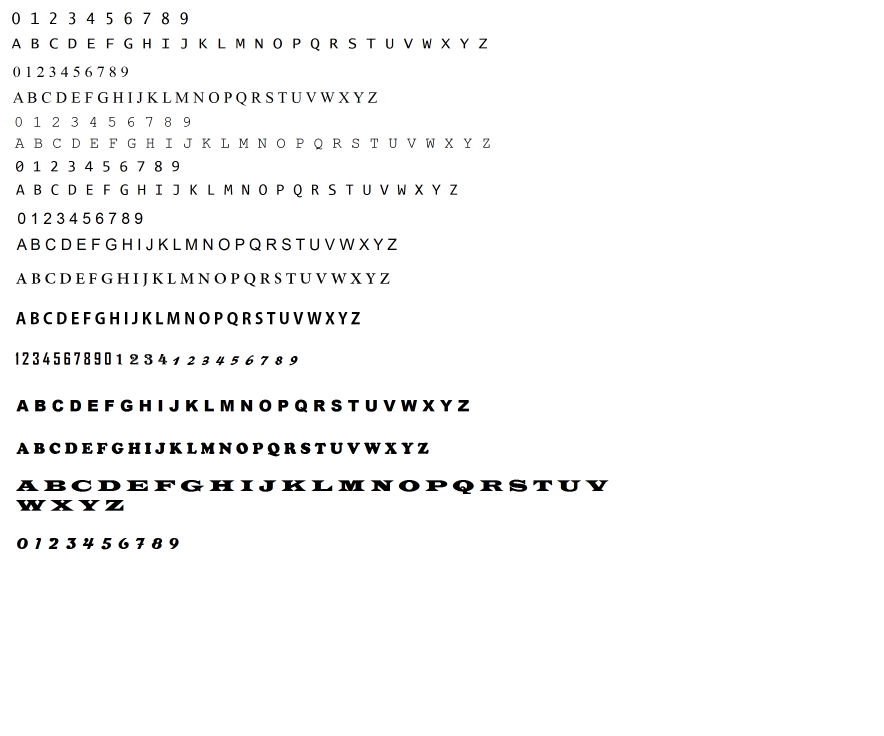
#> input picture training_chars.png, 2652 x 2208 px (shown at 1/3 size)
$ python GenData.py   (Python 2 division)   (older library calls are emulated)
#> lines starting #> are read from the running program, lines starting #| are printed output that depends on the picture; after the words box and inside, x2 and y2 are one past the last pixel; in counts of white or black regions, pixels touching at a corner belong together
import sys
import numpy as np
import cv2

MIN_CONTOUR_AREA = 100
RESIZED_IMAGE_WIDTH = 20
RESIZED_IMAGE_HEIGHT = 30

def main():
    imgTrainingNumbers = cv2.imread("training_chars.png")
#> imgTrainingNumbers is the input picture: shape (2208, 2652, 3); mean B, G, R 248.4, 248.4, 248.4

    if imgTrainingNumbers is None:
        print "image not read from file \n"
        return


    imgGray = cv2.cvtColor(imgTrainingNumbers, cv2.COLOR_BGR2GRAY)
    imgBlurred = cv2.GaussianBlur(imgGray, (5,5), 0)


    imgThresh = cv2.adaptiveThreshold(imgBlurred,255,cv2.ADAPTIVE_THRESH_GAUSSIAN_C,
                                      cv2.THRESH_BINARY_INV,
                                      11,
                                      2)
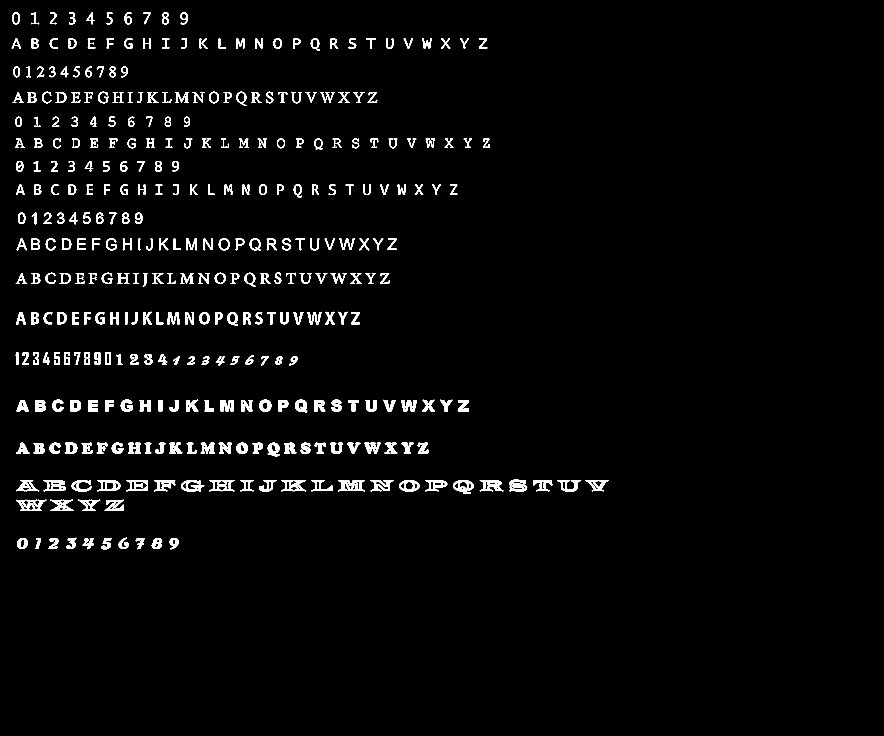
#> imgThresh: shape (2208, 2652) (shown at 1/3 size); 2.7% white; 343 white regions

    cv2.imshow("imgThresh", imgThresh)

    imgThreshCopy = imgThresh.copy()

    imgContours, npaContours, npaHierarchy = cv2.findContours(imgThreshCopy,
                                                 cv2.RETR_EXTERNAL,
                                                 cv2.CHAIN_APPROX_SIMPLE)
#> npaContours = 343 contours; largest, box (x1, y1, x2, y2) and area: (1014, 1440, 1095, 1474) 1875, (628, 1440, 703, 1474) 1781, (1359, 1440, 1421, 1482) 1758, (48, 1499, 139, 1533) 1714, (292, 1440, 361, 1474) 1699; npaHierarchy = 343 rows, first 6: [1, -1, -1, -1], [2, 0, -1, -1], [3, 1, -1, -1], [4, 2, -1, -1], [5, 3, -1, -1], [6, 4, -1, -1]


    npaFlattenedImages =  np.empty((0, RESIZED_IMAGE_WIDTH * RESIZED_IMAGE_HEIGHT))

    intClassifications = []

    intValidChars = [ord('0'), ord('1'), ord('2'), ord('3'), ord('4'), ord('5'), ord('6'), ord('7'), ord('8'), ord('9'),
                     ord('A'), ord('B'), ord('C'), ord('D'), ord('E'), ord('F'), ord('G'), ord('H'), ord('I'), ord('J'),
                     ord('K'), ord('L'), ord('M'), ord('N'), ord('O'), ord('P'), ord('Q'), ord('R'), ord('S'), ord('T'),
                     ord('U'), ord('V'), ord('W'), ord('X'), ord('Y'), ord('Z')]

    for npaContour in npaContours:
        if cv2.contourArea(npaContour) > MIN_CONTOUR_AREA:


            [intX, intY, intW, intH] = cv2.boundingRect(npaContour)

            cv2.rectangle(imgTrainingNumbers,
                          (intX, intY),
                          (intX+intW,intY+intH),
                          (0, 0, 255),
                          2)

            imgROI = imgThresh[intY:intY+intH, intX:intX+intW]
            imgROIResized = cv2.resize(imgROI, (RESIZED_IMAGE_WIDTH, RESIZED_IMAGE_HEIGHT))

            cv2.imshow("imgROI", imgROI)
            cv2.imshow("imgROIResized", imgROIResized)
            cv2.imshow("training_numbers.png", imgTrainingNumbers)

            intChar = cv2.waitKey(0)

            if intChar == 27:
                sys.exit()
            elif intChar in intValidChars:

                intClassifications.append(intChar)

                npaFlattenedImage = imgROIResized.reshape((1, RESIZED_IMAGE_WIDTH * RESIZED_IMAGE_HEIGHT))
                npaFlattenedImages = np.append(npaFlattenedImages, npaFlattenedImage, 0)
#> this loop made 2 passes; (key Q is pressed on pass 1)
#> (intX, intY, intW, intH) on passes 1 to 2: (509, 1614, 27, 34), (455, 1614, 32, 33)
#> pass 1, in main, `imgROI = imgThresh[intY:intY+intH, intX:intX+intW]`:
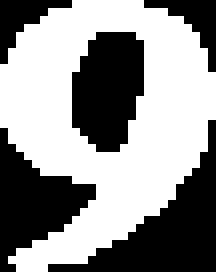
#> imgROI: shape (34, 27) (shown 8 times larger); 56.4% white; 5 black regions, box (x1, y1, x2, y2) and area: (6, 15, 27, 34) 133, (9, 4, 18, 19) 107, (0, 16, 12, 34) 102, (0, 0, 9, 8) 29, (18, 0, 27, 9) 29
#> pass 1, in main, `imgROIResized = cv2.resize(imgROI, (RESIZED_IMAGE_WIDTH, RESIZED_IMAGE..`:
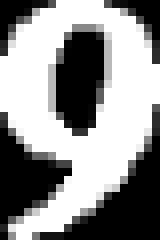
#> imgROIResized: shape (30, 20) (shown 8 times larger); min 0, max 255, mean 143.2
#> pass 2, in main, `imgROI = imgThresh[intY:intY+intH, intX:intX+intW]`:
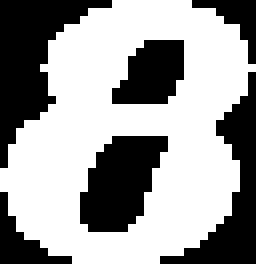
#> imgROI: shape (33, 32) (shown 8 times larger); 61.2% white; 6 black regions, box (x1, y1, x2, y2) and area: (0, 0, 14, 21) 119, (20, 9, 32, 33) 92, (10, 17, 21, 29) 91, (14, 5, 23, 13) 54, (0, 24, 9, 33) 30, (24, 0, 32, 8) 24
#> after the loop, intClassifications = [81]


    fltClassifications = np.array(intClassifications, np.float32)

    npaClassifications = fltClassifications.reshape((fltClassifications.size, 1))

    print "Successful\n"

    np.savetxt("classifications_screenshots.txt", npaClassifications)
    np.savetxt("flattened_screenshots.txt", npaFlattenedImages)
    cv2.destroyAllWindows()
    return

if __name__ == "__main__":
    main()
#> (the program exits here)
